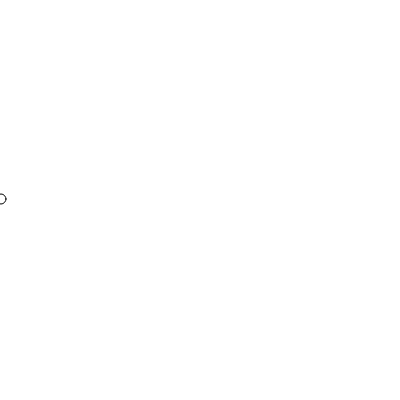
Frame 1 (no input)
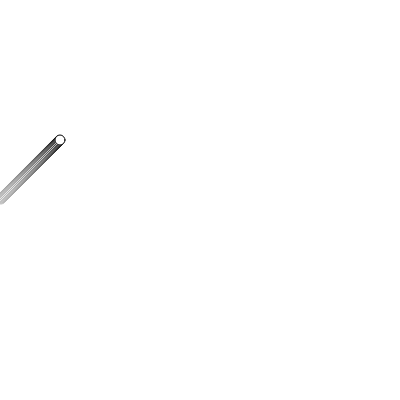
Frame 60 (no input)
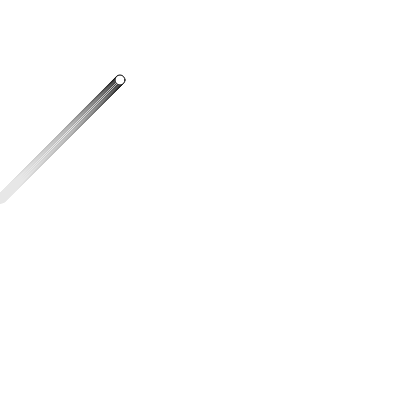
Frame 120 (the mouse pressed at the canvas centre since frame 60)

The p5.js sketch that drew these frames (run headless with seeded random() and noise() and a simulated clock; from frame 60 on, the mouse is pressed at the canvas centre):

// p5.js sketch
// ── sketch.js
let ball;


function setup() {
  createCanvas(400, 400); 
  ball = new Walker();
}


function draw() {
  background(220, 5);
  ball.move();
  ball.show();

  if(mouseIsPressed) {
    let mouse = createVector(mouseX, mouseY);
    ball.moveTo(mouse);
  }
}


function mousePressed() {
  let mouse = createVector(mouseX, mouseY);
  ball.moveTo(mouse);
}
// ── Walker.js
class Walker {
  
  constructor() {
    this.pos = createVector(0, height/2);
    this.vel = createVector(1, -1);
    this.acc = createVector(0, 0);
  	this.w = 10;
  }
  
  move() {
    // 새로운 속도 만들기
    this.vel.add(this.acc);
    
    // 새 위치(벡터) = 이전 위치(벡터) + 속도(벡터)
    // this.pos = this.pos + this.vel;
    this.pos.add(this.vel);
  }

  moveTo(vec) {
    // vec.sub(this.pos);
    // let nv = vec - this.pos;
    let nv = p5.Vector.sub(vec, this.pos);
    nv.mult(0.05).limit(1);
    // this.vel.add(nv);
    // this.pos.add(nv);
  }
  
  show() {
    circle(this.pos.x, this.pos.y, this.w);
  }
}
